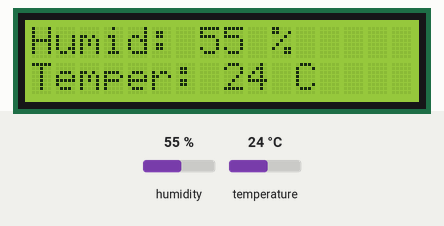
Bench run of a sketch on a simulated Arduino Uno, built with avr-gcc and run on an emulated ATmega328P. Shown: 16×2 character LCD. The test bench sets the inputs (shaded band); at power-on: humidity 55 %, temperature 24 °C.

Above: at 3.6 s.
3.7 s: humidity set to 22 %
At 10.3 s:
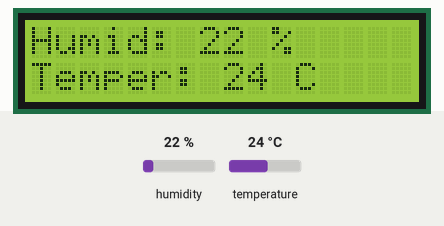
13.6 s: temperature set to 12 °C
At 15.9 s:
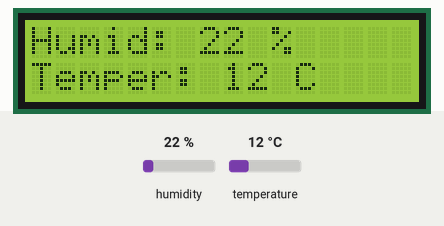
21.5 s: humidity set to 40 %
At 28.4 s:
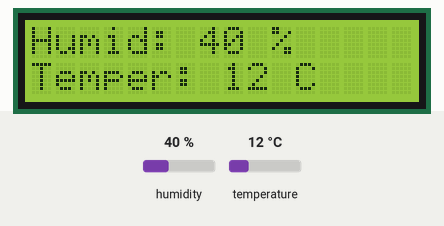
31.7 s: temperature set to 19 °C
At 34.0 s:
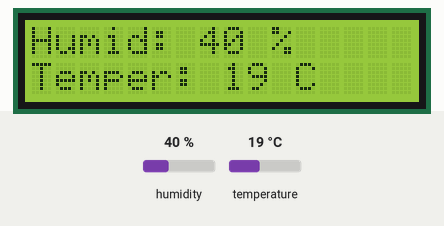
Timing chart, 0 to 35.5 s (numbered marks = the images above; inputs shaded):
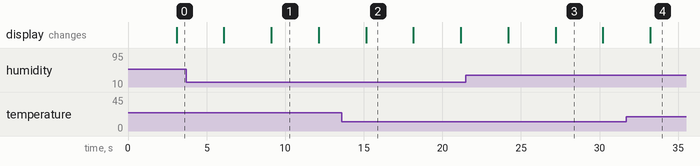

Measured:
- after the input at 3.7 s, the display: first differs from a run without the input after 5.4 s (image 1)
- after the input at 13.6 s, the display: changes after 1.5 s (image 2)
- after the input at 21.5 s, the display: first differs from a run without the input after 5.7 s (image 3)
- after the input at 31.7 s, the display: changes after 1.5 s (image 4)
- what the display in image 1 shows lasts 3.0 s, from 9.1 s to 12.1 s

The sketch:

11_lcd1602_dht11.ino
```cpp
# include <LiquidCrystal.h>
# include <DHT.h>

DHT dht(8, DHT11);
LiquidCrystal lcd(12, 11, 5, 4, 3, 2);

void setup() {
  lcd.begin(16, 2);
  dht.begin();
}

void loop() {
  delay(3000);
  int humidity = dht.readHumidity();
  int temperature = dht.readTemperature();
  lcd.setCursor(0, 0); // (Column, Row)
  lcd.print("Humid: ");
  lcd.print(humidity);
  lcd.print(" %");
  lcd.setCursor(0, 1);
  lcd.print("Temper: ");
  lcd.print(temperature);
  lcd.print(" C");
  delay(3000);
  lcd.clear();
}
```
